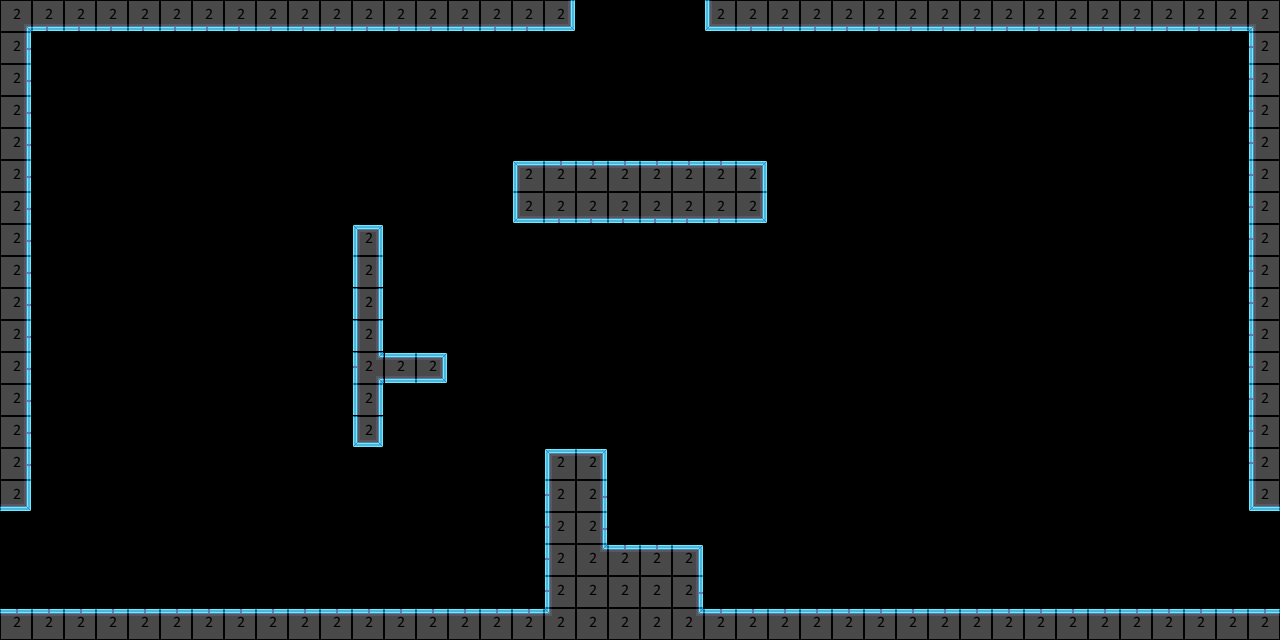

Rendered tile map (Tiled .tmx) drawn with the repository's tilesets; below, a short description and the map source with its tile grids summarised:
An orthogonal 40x20 tile map with 32x32 px tiles, 4 tile layers (bg, mg, fg, collision), 2 tilesets and 14 objects (4x glitchedrobot, 2x Command - Network Access, 2x Command - Central Computer, 2x Command - Bridge, 2x gorillabot, ...).

<map version="2017.05.26" orientation="orthogonal" renderorder="right-down" width="40" height="20" tilewidth="32" tileheight="32" nextobjectid="98">
 <tileset firstgid="1" name="32blocks" tilewidth="32" tileheight="32" tilecount="10" columns="10">
  <image source="32blocks.png" width="320" height="32" />
 </tileset>
 <tileset firstgid="11" name="shipTileset" tilewidth="32" tileheight="32" tilecount="513" columns="19">
  <image source="shipTileset.png" width="608" height="864" />
  <terraintypes>
   <terrain name="goop" tile="0" />
   <terrain name="purplegoop" tile="0" />
  </terraintypes>
  <tile id="16" terrain=",,,1" />
  <tile id="17" terrain=",,1,1" />
  <tile id="18" terrain=",,1," />
  <tile id="35" terrain=",1,,1" />
  <tile id="36" terrain="1,1,1,1" />
  <tile id="37" terrain="1,,1," />
  <tile id="54" terrain=",1,," />
  <tile id="55" terrain="1,1,," />
  <tile id="56" terrain="1,,," />
  <tile id="73" terrain="1,1,1," />
  <tile id="74" terrain="1,1,," />
  <tile id="75" terrain="1,1,,1" />
  <tile id="92" terrain="1,,1," />
  <tile id="94" terrain=",1,,1" />
  <tile id="111" terrain="1,,1,1" />
  <tile id="112" terrain=",,1,1" />
  <tile id="113" terrain=",1,1,1" />
  <tile id="346" terrain=",,,0" />
  <tile id="347" terrain=",,0,0" />
  <tile id="348" terrain=",,0," />
  <tile id="349" terrain=",0,0,0" />
  <tile id="350" terrain="0,,0,0" />
  <tile id="365" terrain=",0,,0" />
  <tile id="366" terrain="0,0,0,0" />
  <tile id="367" terrain="0,,0," />
  <tile id="368" terrain="0,0,,0" />
  <tile id="369" terrain="0,0,0," />
  <tile id="384" terrain=",0,," />
  <tile id="385" terrain="0,0,," />
  <tile id="386" terrain="0,,," />
 </tileset>
 <layer name="bg" width="40" height="20">
  <data>[800 cells, 1 non-empty, 1 distinct tile ids]</data>
 </layer>
 <layer name="mg" width="40" height="20">
  <data>[800 cells, 141 non-empty, 17 distinct tile ids]</data>
 </layer>
 <layer name="fg" width="40" height="20">
  <data>[800 cells, 1 non-empty, 1 distinct tile ids]</data>
 </layer>
 <layer name="collision" width="40" height="20" opacity="0.29">
  <data>[800 cells, 147 non-empty, 1 distinct tile ids]</data>
 </layer>
 <objectgroup name="Object Layer 1">
  <object id="54" name="travel" type="Command - Network Access" x="567.636" y="9.12121" width="138.667" height="6" />
  <object id="55" name="d" type="Command - Network Access" x="626" y="44" width="14" height="24" />
  <object id="85" name="travel" type="Command - Central Computer" x="1264.67" y="509" width="8.667" height="98" />
  <object id="86" name="d" type="Command - Central Computer" x="1216" y="576" width="20" height="28" />
  <object id="87" name="travel" type="Command - Bridge" x="6" y="506" width="4" height="100" />
  <object id="88" name="d" type="Command - Bridge" x="48" y="574" width="16" height="16" />
  <object id="89" name="enemy" type="glitchedrobot" x="874" y="583" width="12" height="11" />
  <object id="90" name="enemy" type="glitchedrobot" x="1097" y="552.5" width="12" height="11" />
  <object id="91" name="enemy" type="glitchedrobot" x="134" y="553.5" width="12" height="11" />
  <object id="92" name="enemy" type="glitchedrobot" x="428" y="551.5" width="12" height="11" />
  <object id="93" name="enemy" type="gorillabot" x="295" y="535.5" width="12" height="11" />
  <object id="94" name="enemy" type="gorillabot" x="984" y="525.5" width="12" height="11" />
  <object id="95" name="cutscene" type="25" x="426" y="34" width="436" height="149" />
  <object id="97" name="cutscene" type="26" x="1116" y="402.667" width="126.667" height="230.667" />
 </objectgroup>
</map>
